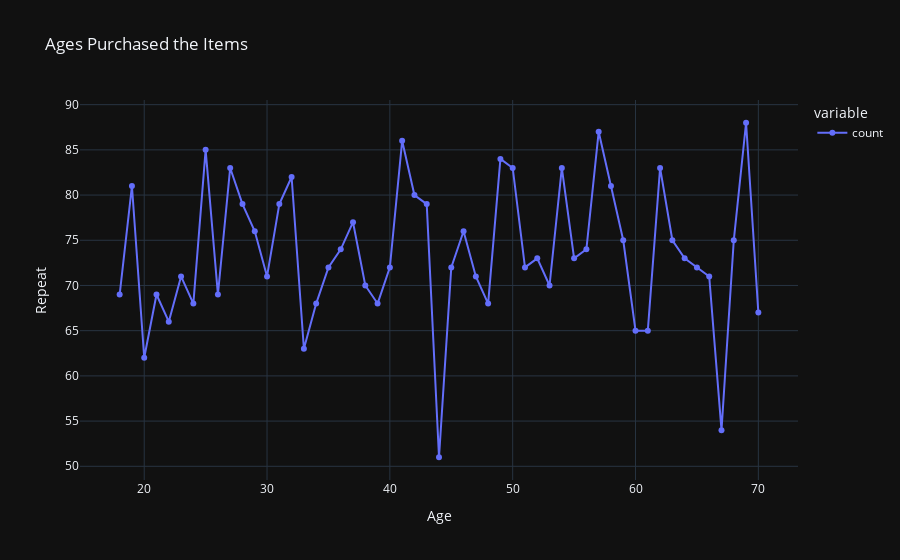

Notebook cell for this chart:
### Code cell
iplot(px.line(df_age,
              labels={'value':'Repeat'},
              template='plotly_dark',
              markers=True,
              title='Ages Purchased the Items'
              ))

### Figure 1 — Plotly figure (JSON) as saved in the notebook; plotly's stock layout.template omitted (floating-point values rounded to 4 significant figures)
{"data": [{"hovertemplate": "variable=count<br>Age=%{x}<br>Repeat=%{y}<extra></extra>", "legendgroup": "count", "line": {"color": "#636efa", "dash": "solid"}, "marker": {"symbol": "circle"}, "mode": "lines+markers", "name": "count", "orientation": "v", "showlegend": true, "type": "scatter", "x": [18, 19, 20, 21, 22, 23, 24, 25, 26, 27, 28, 29, 30, 31, 32, 33, 34, 35, 36, 37, 38, 39, 40, 41, 42, 43, 44, 45, 46, 47, 48, 49, 50, 51, 52, 53, 54, 55, 56, 57, 58, 59, 60, 61, 62, 63, 64, 65, 66, 67, 68, 69, 70], "xaxis": "x", "y": [69, 81, 62, 69, 66, 71, 68, 85, 69, 83, 79, 76, 71, 79, 82, 63, 68, 72, 74, 77, 70, 68, 72, 86, 80, 79, 51, 72, 76, 71, 68, 84, 83, 72, 73, 70, 83, 73, 74, 87, 81, 75, 65, 65, 83, 75, 73, 72, 71, 54, 75, 88, 67], "yaxis": "y"}], "layout": {"legend": {"title": {"text": "variable"}, "tracegroupgap": 0}, "title": {"text": "Ages Purchased the Items"}, "xaxis": {"anchor": "y", "domain": [0, 1], "title": {"text": "Age"}}, "yaxis": {"anchor": "x", "domain": [0, 1], "title": {"text": "Repeat"}}}}
